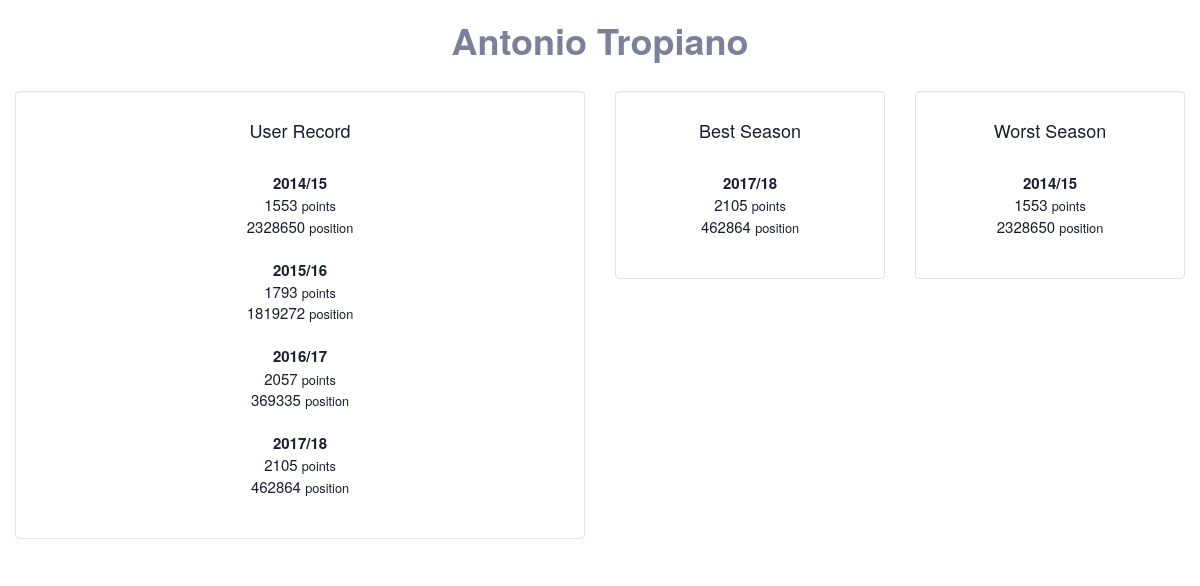
Page /user/33822 on the committed database.
### __init__.py (models this page shows)
class Users(db.Model):
    __table__ = db.Model.metadata.tables['users']

### __init__.py (the view)
@app.route('/user/<user_id>')
def user_info(user_id):
    entries = []
    cur = db.session.query(Users.name, Users.surname, Users.season_name, Users.points, Users.rank).filter(
          Users.user_id == user_id).filter(Users.season != 13).order_by(Users.season).all()
    entries.append(cur)
    print cur
    if not entries[0]:
        flash('No data for the requested User', 'error')
        return redirect(url_for('landing_page'))
    seasons = sorted(entries[0], key=lambda x: x.points)
    best_season = seasons[-1]
    worst_season = seasons[0]
    return render_template('show_user.html', entries=entries, best=best_season, worst=worst_season)

### templates/show_user.html (shortened to what this page needs)
{% extends "layout.html" %}
{% block body %}
<div class="container-fluid">
    <div class="row">
        <div id='user'>
        <h1><b>{{ entries[0][0].name + " " + entries[0][0].surname}}</b></h1>
        </div>
    <div class="col-sm-6">
      <br>
      <div class="well" id="stats">
          <h4>User Record</h4>
          <br>
          {% for entry in entries[0] %}
            <b>{{ entry.season_name }}</b>
            <br>
            {{ entry.points }}  <small>points</small>
            <br>
            {{ entry.rank }}  <small>position</small>
            <br>
            <br>
        {% endfor %}
        </div>
    </div>
    <div class="col-sm-3">
      <br>
      <div class="well" id="stats">
          <h4>Best Season</h4>
          <br>
            <b>{{ best.season_name }}</b>
            <br>
            {{ best.points }}  <small>points</small>
            <br>
            {{ best.rank }}  <small>position</small>
            <br>
            <br>
        </div>
    </div>
    <div class="col-sm-3">
      <br>
      <div class="well" id="stats">
          <h4>Worst Season</h4>
          <br>
            <b>{{ worst.season_name }}</b>
            <br>
            {{ worst.points }}  <small>points</small>
            <br>
            {{ worst.rank }}  <small>position</small>
            <br>
            <br>
        </div>
    </div>
    </div>
    </div>
{% endblock %}

### static/style.css (style rules this page uses)
#user { text-align: center; color: #7c809b; }
.well { background: white; }
.well#stats { font-size: 15px; text-align: center; color: #191d32; }

### rows in the picture
Users: name+surname "Antonio Tropiano", season_name "2014/15", points "1553", rank "2328650"
Users: season_name "2015/16", points "1793", rank "1819272"
Users: season_name "2016/17", points "2057", rank "369335"
Users: season_name "2017/18", points "2105", rank "462864"
